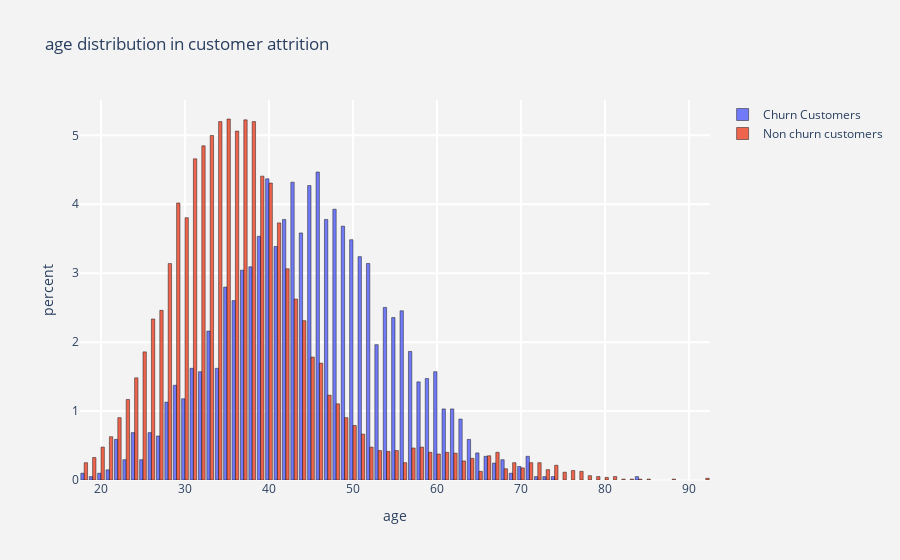

Notebook code for this chart:
### Code cell
# Calling the function for plotting the histogram for age column 
# Pass the mouse hover the graph for more information. 
histogram(num_cols[1])

### Figure 1 — Plotly figure (JSON) as saved in the notebook; plotly's stock layout.template omitted (floating-point values rounded to 4 significant figures; data arrays with more than 128 entries replaced by an {"elided": "..."} marker saying what was removed)
{"data": [{"histnorm": "percent", "marker": {"line": {"color": "black", "width": 0.5}}, "name": "Churn Customers", "opacity": 0.9, "type": "histogram", "x": {"elided": "2037 int values"}}, {"histnorm": "percent", "marker": {"line": {"color": "black", "width": 0.5}}, "name": "Non churn customers", "opacity": 0.9, "type": "histogram", "x": {"elided": "7963 int values"}}], "layout": {"paper_bgcolor": "rgb(243,243,243)", "plot_bgcolor": "rgb(243,243,243)", "title": {"text": "age distribution in customer attrition "}, "xaxis": {"gridcolor": "rgb(255, 255, 255)", "gridwidth": 2, "ticklen": 5, "title": {"text": "age"}, "zerolinewidth": 1}, "yaxis": {"gridcolor": "rgb(255, 255, 255)", "gridwidth": 2, "ticklen": 5, "title": {"text": "percent"}, "zerolinewidth": 1}}}
